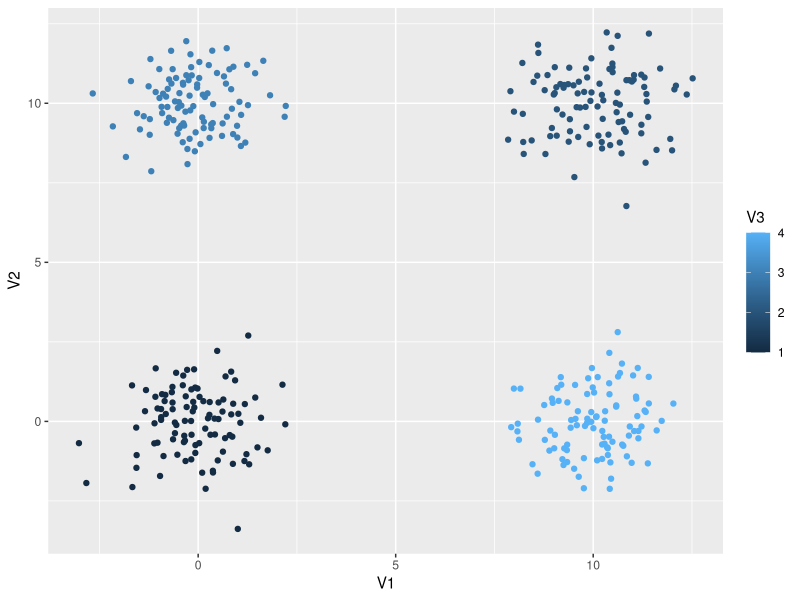

Write R code to recreate this figure. (Note: this script raises an error after producing the figure.)
# Import libraries
library(readr)
library(ggplot2)
library(dplyr)
library(mvtnorm)

# Parms
n <- 100 # number data points per centroid
sd <- 1 # standard deviation for each centroid

# Define our four centroids
centroid_1 <- c(0, 0)
centroid_2 <- c(10, 10)
centroid_3 <- c(0, 10)
centroid_4 <- c(10, 0)

# Make covariance matrix
sd_mat <- matrix(0, 2, 2)
sd_mat[1, 1] <- sd
sd_mat[2, 2] <- sd

# Generate 100 data points per centroid. Bivariate Normal, sd = 1
data_1 <- rmvnorm(n = n, mean = centroid_1, sigma = sd_mat)
data_2 <- rmvnorm(n = n, mean = centroid_2, sigma = sd_mat)
data_3 <- rmvnorm(n = n, mean = centroid_3, sigma = sd_mat)
data_4 <- rmvnorm(n = n, mean = centroid_4, sigma = sd_mat)

# Classify our data into 4 classes
data_1 <- cbind(data_1, rep(1, 100))
data_2 <- cbind(data_2, rep(2, 100))
data_3 <- cbind(data_3, rep(3, 100))
data_4 <- cbind(data_4, rep(4, 100))

# Bind our data together
sep_data <- as.data.frame(rbind(data_1, data_2, data_3, data_4))

sep_data %>% ggplot() +
  geom_point(mapping = aes(x = V1, y = V2, color = V3))

# Write out data
write_csv(sep_data, path = "/Users/henryneeb/CME-research/sep_data.txt")
